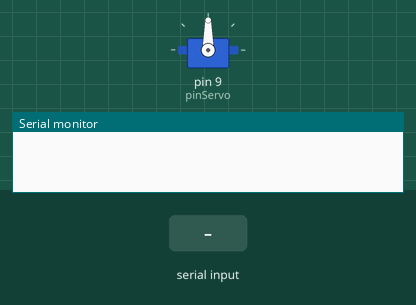
Simulated run of this sketch. Board: Arduino Uno, built with avr-gcc and run on an emulated ATmega328P. Parts: servo, the last lines printed to the serial monitor. The test bench sets the inputs (shaded band).

Above: at 1.2 s.
1.3 s: "30,150\n" received over Serial
At 2.1 s:
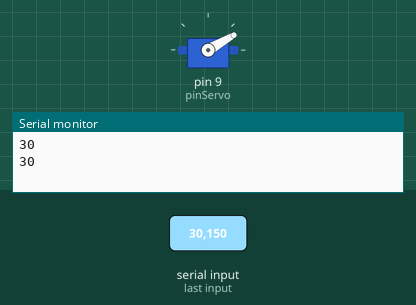
2.8 s: "5\n" received over Serial
At 3.2 s:
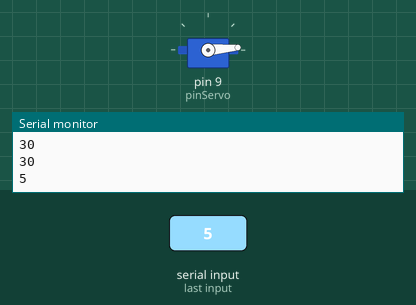
4.3 s: "200\n" received over Serial
At 5.5 s:
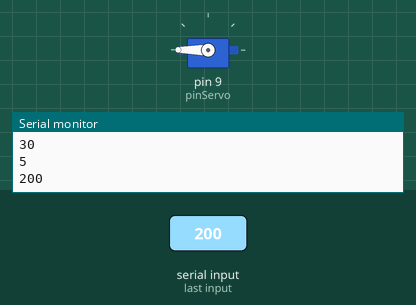
5.8 s: "90,45\n" received over Serial
At 6.6 s:
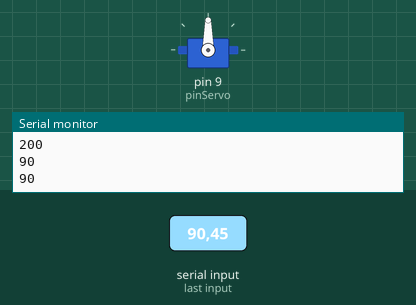
Timing chart, 0 to 8.3 s (numbered marks = the images above; inputs shaded):
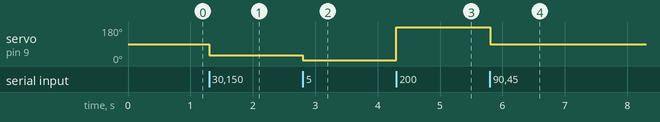

The sketch:

serial_servo.ino
```cpp
#include <Servo.h>

Servo servo;

String inString = "";
const int pinServo=9;

void setup() {
  Serial.begin(115200);
  servo.attach(pinServo);
}

void loop() {
  if(Serial.available()>0){
    int inChar=Serial.read();

    if(inChar=='\n'){
      int valor =inString.toInt();

      if(valor<175){
        servo.write(valor);
        Serial.println(valor);
      }

      if(valor>5){
        servo.write(valor);
        Serial.println(valor);
      }

      inString = "";
    }

    else{
      inString+=(char)inChar;
    }
  }
}
```

Measured:
- after the input at 1.3 s, servo on pin 9 (pinServo): 90° → 30° at once
- after the input at 2.8 s, servo on pin 9 (pinServo): 30° → 5° at once
- after the input at 4.3 s, servo on pin 9 (pinServo): 5° → 180° at once
- after the input at 5.8 s, servo on pin 9 (pinServo): 180° → 90° at once
